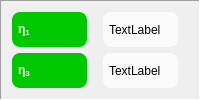
          <widget class="QFrame" name="frame_43">
           <property name="frameShape">
            <enum>QFrame::Panel</enum>
           </property>
           <property name="frameShadow">
            <enum>QFrame::Sunken</enum>
           </property>
           <layout class="QGridLayout" name="gridLayout_44">
            <item row="1" column="1">
             <widget class="QLabel" name="couplingFactor3_Label_2">
              <property name="styleSheet">
               <string notr="true">QLabel {background-color: #fafafa}
QLabel {color: #000000}
QLabel {border: 0px solid grey}
QLabel {border-radius: 8px}
QLabel {padding: 3px}
QLabel {margin-right: 10px}</string>
              </property>
              <property name="text">
               <string>TextLabel</string>
              </property>
             </widget>
            </item>
            <item row="0" column="0">
             <widget class="QLabel" name="tCouplingFactor1_Label_2">
              <property name="font">
               <font>
                <weight>75</weight>
                <bold>true</bold>
               </font>
              </property>
              <property name="styleSheet">
               <string notr="true">QLabel {background-color: #00c800;
color: #fafafa;
border: 0px solid grey;
border-radius: 8px;
padding: 3px;
margin-right: 10px}</string>
              </property>
              <property name="text">
               <string>η&lt;sub&gt;1&lt;/sub&gt;</string>
              </property>
             </widget>
            </item>
            <item row="0" column="1">
             <widget class="QLabel" name="couplingFactor1_Label_2">
              <property name="styleSheet">
               <string notr="true">QLabel {background-color: #fafafa}
QLabel {color: #000000}
QLabel {border: 0px solid grey}
QLabel {border-radius: 8px}
QLabel {padding: 3px}
QLabel {margin-right: 10px}</string>
              </property>
              <property name="text">
               <string>TextLabel</string>
              </property>
             </widget>
            </item>
            <item row="1" column="0">
             <widget class="QLabel" name="tCouplingFactor3_Label_2">
              <property name="font">
               <font>
                <weight>75</weight>
                <bold>true</bold>
               </font>
              </property>
              <property name="styleSheet">
               <string notr="true">QLabel {background-color: #00c800;
color: #fafafa;
border: 0px solid grey;
border-radius: 8px;
padding: 3px;
margin-right: 10px}</string>
              </property>
              <property name="text">
               <string>η&lt;sub&gt;3&lt;/sub&gt;</string>
              </property>
             </widget>
            </item>
           </layout>
          </widget>
